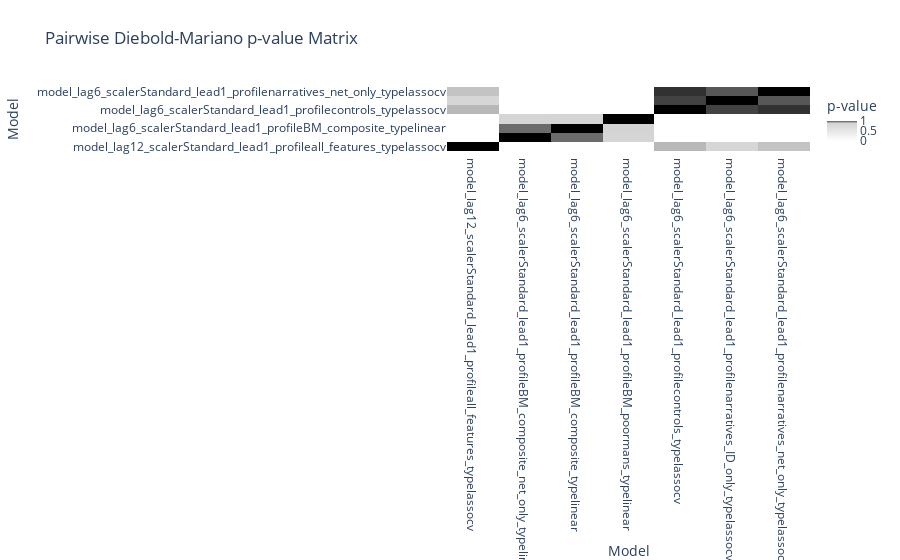

The notebook cell saved with this chart:
### Code cell
multi.plot_dm_pval_matrix()

### Figure 1 — Plotly figure (JSON) as saved in the notebook; plotly's stock layout.template omitted (floating-point values rounded to 4 significant figures)
{"data": [{"colorbar": {"title": {"text": "p-value"}}, "colorscale": [[0, "white"], [0.9, "lightgrey"], [0.95, "grey"], [0.99, "dimgray"], [1, "black"]], "hoverinfo": "text", "text": [["1.0", "0.0", "0.0", "0.0", "0.916", "0.831", "0.91"], ["0.0", "1.0", "0.986", "0.865", "0.0", "0.0", "0.0"], ["0.0", "0.986", "1.0", "0.882", "0.0", "0.0", "0.0"], ["0.0", "0.865", "0.882", "1.0", "0.0", "0.0", "0.0"], ["0.916", "0.0", "0.0", "0.0", "1.0", "0.994", "0.995"], ["0.831", "0.0", "0.0", "0.0", "0.994", "1.0", "0.992"], ["0.91", "0.0", "0.0", "0.0", "0.995", "0.992", "1.0"]], "type": "heatmap", "x": ["model_lag12_scalerStandard_lead1_profileall_features_typelassocv", "model_lag6_scalerStandard_lead1_profileBM_composite_net_only_typelinear", "model_lag6_scalerStandard_lead1_profileBM_composite_typelinear", "model_lag6_scalerStandard_lead1_profileBM_poormans_typelinear", "model_lag6_scalerStandard_lead1_profilecontrols_typelassocv", "model_lag6_scalerStandard_lead1_profilenarratives_ID_only_typelassocv", "model_lag6_scalerStandard_lead1_profilenarratives_net_only_typelassocv"], "y": ["model_lag12_scalerStandard_lead1_profileall_features_typelassocv", "model_lag6_scalerStandard_lead1_profileBM_composite_net_only_typelinear", "model_lag6_scalerStandard_lead1_profileBM_composite_typelinear", "model_lag6_scalerStandard_lead1_profileBM_poormans_typelinear", "model_lag6_scalerStandard_lead1_profilecontrols_typelassocv", "model_lag6_scalerStandard_lead1_profilenarratives_ID_only_typelassocv", "model_lag6_scalerStandard_lead1_profilenarratives_net_only_typelassocv"], "z": [[1, 0, 0, 0, 0.9163, 0.8313, 0.9097], [0, 1, 0.9859, 0.8654, 0, 0, 0], [0, 0.9859, 1, 0.8822, 0, 0, 0], [0, 0.8654, 0.8822, 1, 0, 0, 0], [0.9163, 0, 0, 0, 1, 0.9937, 0.9954], [0.8313, 0, 0, 0, 0.9937, 1, 0.9917], [0.9097, 0, 0, 0, 0.9954, 0.9917, 1]], "zmax": 1, "zmin": 0}], "layout": {"title": {"text": "Pairwise Diebold-Mariano p-value Matrix"}, "xaxis": {"title": {"text": "Model"}}, "yaxis": {"title": {"text": "Model"}}}}
